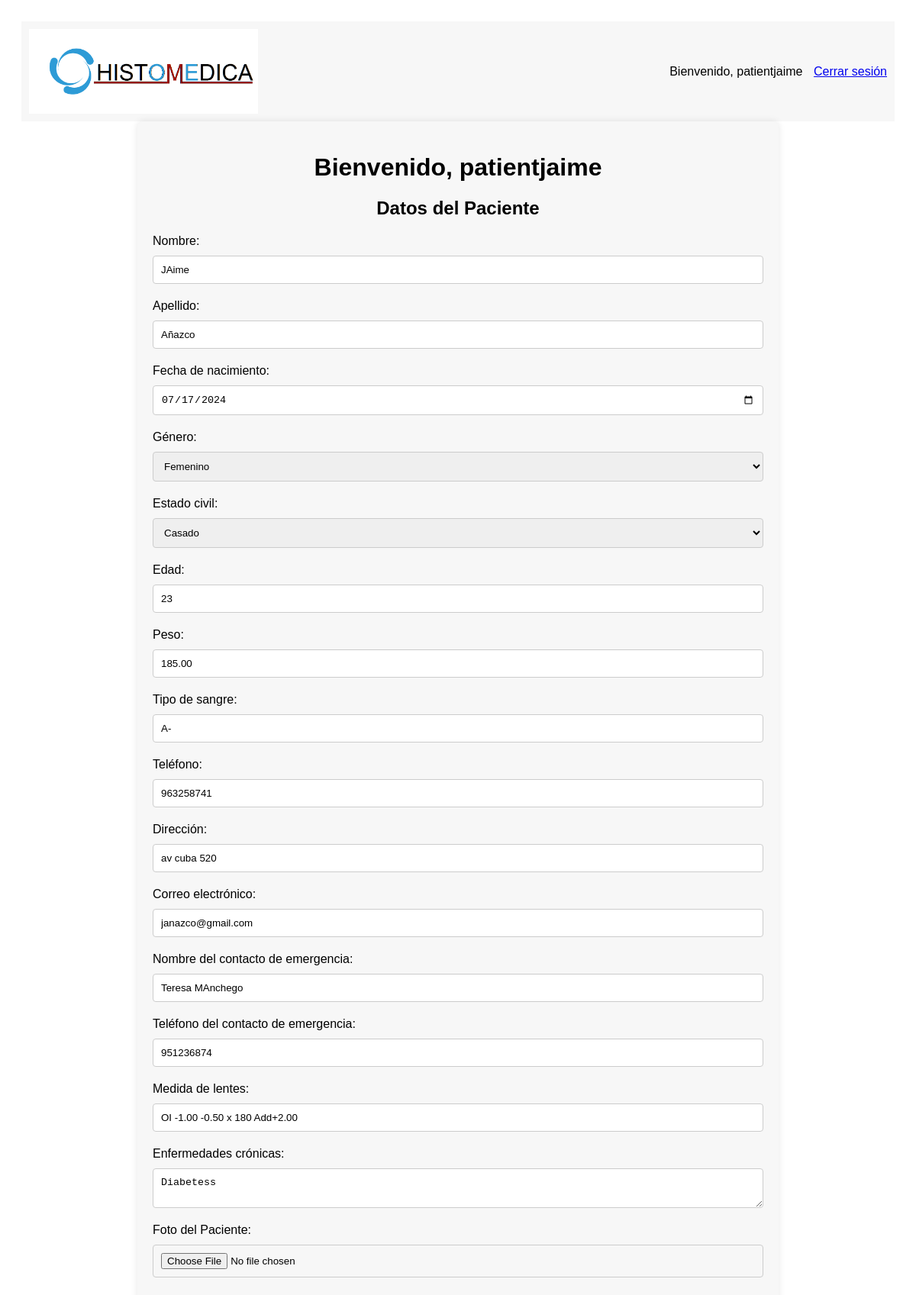
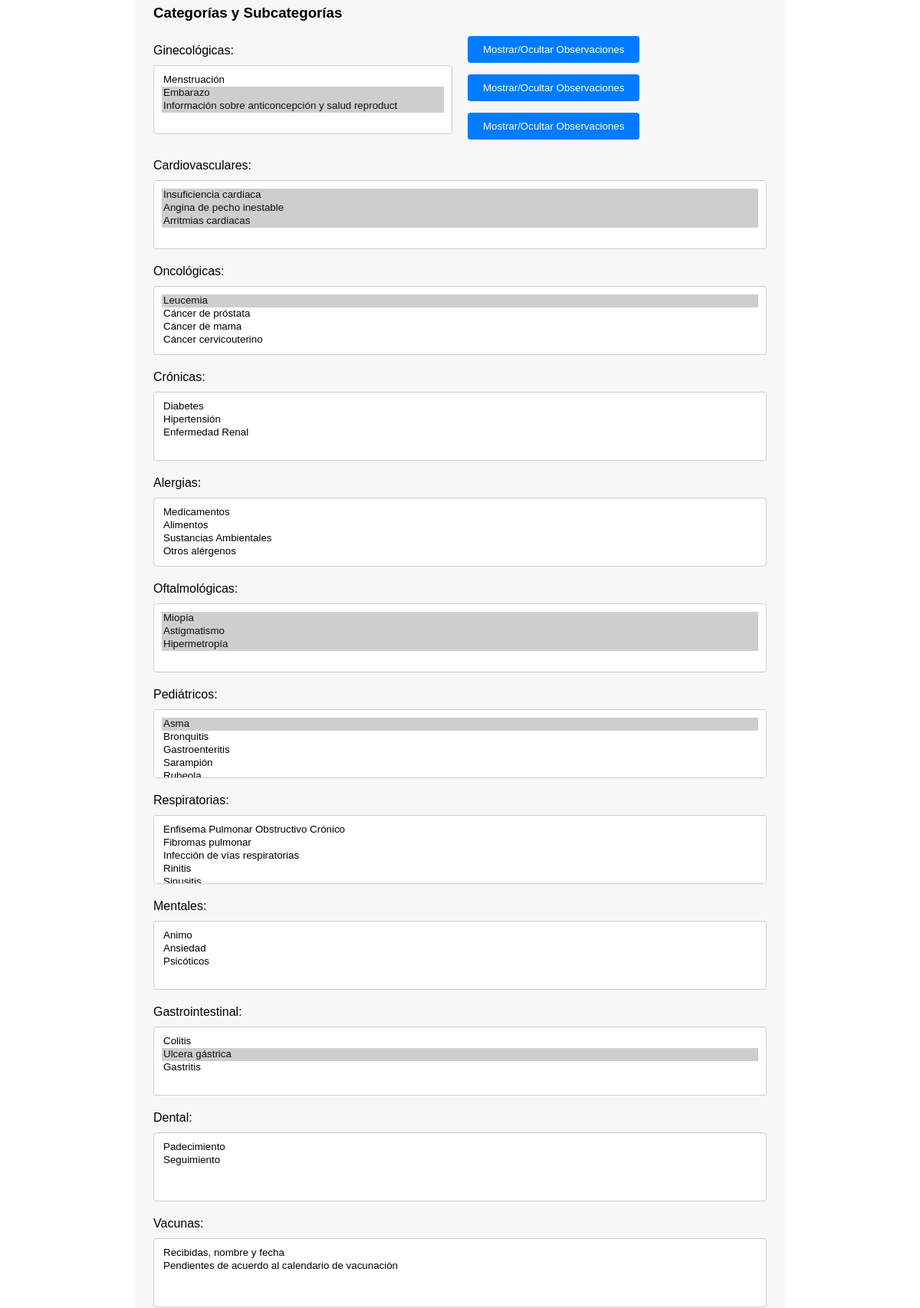
Page /dashboard_patient.php (signed in, upper part) on the committed database (2 pictures, top to bottom).
### tables this page shows
CREATE TABLE `patients` (
  `id` int(11) NOT NULL,
  `user_id` int(11) DEFAULT NULL,
  `first_name` varchar(50) DEFAULT NULL,
  `last_name` varchar(50) DEFAULT NULL,
  `lens_measurements` varchar(50) DEFAULT NULL,
  `photo_path` varchar(255) DEFAULT NULL,
  `chronic_diseases` text DEFAULT NULL,
  `gender` enum('Masculino','Femenino') DEFAULT NULL,
  `marital_status` enum('Casado','Soltero') DEFAULT NULL,
  `age` int(11) DEFAULT NULL,
  `weight` decimal(5,2) DEFAULT NULL,
  `blood_type` varchar(5) DEFAULT NULL,
  `phone` varchar(20) DEFAULT NULL,
  `address` varchar(255) DEFAULT NULL,
  `email` varchar(50) DEFAULT NULL,
  `emergency_contact_name` varchar(100) DEFAULT NULL,
  `emergency_contact_phone` varchar(20) DEFAULT NULL,
  `date_of_birth` date DEFAULT NULL
);

CREATE TABLE `subcategories` (
  `id` int(11) NOT NULL,
  `category_id` int(11) NOT NULL,
  `name` varchar(50) NOT NULL
);

### dashboard_patient.php (the view, shortened to what this page needs)
<?php
include('header.php');
include('config.php');
$user_id = $_SESSION['login_user_id'];
$sql_patient = "SELECT * FROM patients WHERE user_id = '$user_id'";
$result_patient = mysqli_query($db, $sql_patient);
if ($result_patient && mysqli_num_rows($result_patient) > 0) {
    $patient_data = mysqli_fetch_assoc($result_patient);
} else {
    $_SESSION['error'] = "No se encontraron datos del paciente";
    header("location: dashboard_patient.php");
    exit();
}
$sql_subcategories = "SELECT subcategory_id, observations FROM patient_subcategories WHERE patient_id = '{$patient_data['id']}'";
$result_subcategories = mysqli_query($db, $sql_subcategories);
$patient_subcategories = [];
while ($row = mysqli_fetch_assoc($result_subcategories)) {
    $patient_subcategories[$row['subcategory_id']] = $row['observations'];
}
$sql_categories = "SELECT c.id as category_id, c.name as category_name, s.id as subcategory_id, s.name as subcategory_name
                   FROM categories c
                   LEFT JOIN subcategories s ON c.id = s.category_id";
$result_categories = mysqli_query($db, $sql_categories);
$categories = [];
while ($row = mysqli_fetch_assoc($result_categories)) {
    $categories[$row['category_id']]['name'] = $row['category_name'];
    $categories[$row['category_id']]['subcategories'][] = [
        'id' => $row['subcategory_id'],
        'name' => $row['subcategory_name']
    ];
}
?>
<!DOCTYPE html>
<html lang="es">
<head>
</head>
<body>
    <div class="container">
        <h1>Bienvenido, <?php echo htmlspecialchars($_SESSION['login_user']); ?></h1>
        <h2>Datos del Paciente</h2>
        <form action="update_patient_data.php" method="post" enctype="multipart/form-data">
            <label for="first_name">Nombre:</label>
            <input type="text" id="first_name" name="first_name" value="<?php echo htmlspecialchars($patient_data['first_name']); ?>" placeholder="Nombre" required>
            <label for="last_name">Apellido:</label>
            <input type="text" id="last_name" name="last_name" value="<?php echo htmlspecialchars($patient_data['last_name']); ?>" placeholder="Apellido" required>
            <label for="date_of_birth">Fecha de nacimiento:</label>
            <input type="date" id="date_of_birth" name="date_of_birth" value="<?php echo htmlspecialchars($patient_data['date_of_birth']); ?>" required>
            <label for="gender">Género:</label>
            <select id="gender" name="gender" required>
                <option value="Femenino" <?php if ($patient_data['gender'] == 'Femenino') echo 'selected'; ?>>Femenino</option>
            </select>
            <label for="marital_status">Estado civil:</label>
            <select id="marital_status" name="marital_status" required>
                <option value="Casado" <?php if ($patient_data['marital_status'] == 'Casado') echo 'selected'; ?>>Casado</option>
            </select>
            <label for="age">Edad:</label>
            <input type="number" id="age" name="age" value="<?php echo htmlspecialchars($patient_data['age']); ?>" placeholder="Edad" required>
            <label for="weight">Peso:</label>
            <input type="number" step="0.01" id="weight" name="weight" value="<?php echo htmlspecialchars($patient_data['weight']); ?>" placeholder="Peso" required>
            <label for="blood_type">Tipo de sangre:</label>
            <input type="text" id="blood_type" name="blood_type" value="<?php echo htmlspecialchars($patient_data['blood_type']); ?>" placeholder="Tipo de sangre" required>
            <label for="phone">Teléfono:</label>
            <input type="text" id="phone" name="phone" value="<?php echo htmlspecialchars($patient_data['phone']); ?>" placeholder="Teléfono" required>
            <label for="address">Dirección:</label>
            <input type="text" id="address" name="address" value="<?php echo htmlspecialchars($patient_data['address']); ?>" placeholder="Dirección" required>
            <label for="email">Correo electrónico:</label>
            <input type="email" id="email" name="email" value="<?php echo htmlspecialchars($patient_data['email']); ?>" placeholder="Correo electrónico" required>
            <label for="emergency_contact_name">Nombre del contacto de emergencia:</label>
            <input type="text" id="emergency_contact_name" name="emergency_contact_name" value="<?php echo htmlspecialchars($patient_data['emergency_contact_name']); ?>" placeholder="Nombre del contacto de emergencia" required>
            <label for="emergency_contact_phone">Teléfono del contacto de emergencia:</label>
            <input type="text" id="emergency_contact_phone" name="emergency_contact_phone" value="<?php echo htmlspecialchars($patient_data['emergency_contact_phone']); ?>" placeholder="Teléfono del contacto de emergencia" required>
            <label for="lens_measurements">Medida de lentes:</label>
            <input type="text" id="lens_measurements" name="lens_measurements" value="<?php echo htmlspecialchars($patient_data['lens_measurements']); ?>" placeholder="Medida de lentes" required>
            <label for="chronic_diseases">Enfermedades crónicas:</label>
            <textarea id="chronic_diseases" name="chronic_diseases" placeholder="Enfermedades crónicas" required><?php echo htmlspecialchars($patient_data['chronic_diseases']); ?></textarea>
            <label for="photo">Foto del Paciente:</label>
            <input type="file" id="photo" name="photo" accept="image/*">
            <h3>Categorías y Subcategorías</h3>
            <?php foreach ($categories as $category_id => $category): ?>
                <?php if ($category['name'] == 'Ginecológicas'): ?>
                    <div class="container-flex">
                        <div class="form-group">
                            <label><?php echo htmlspecialchars($category['name']); ?>:</label>
                            <select name="subcategories[]" multiple>
                                <?php foreach ($category['subcategories'] as $subcategory): ?>
                                    <option value="<?php echo $subcategory['id']; ?>"
                                        <?php if (array_key_exists($subcategory['id'], $patient_subcategories)) echo 'selected'; ?>>
                                        <?php echo htmlspecialchars($subcategory['name']); ?>
                                    </option>
                                <?php endforeach; ?>
                            </select>
                        </div>
                        <div class="subcategory-container-wrapper">
                            <?php foreach ($category['subcategories'] as $subcategory): ?>
                                <div class="subcategory-container">
                                    <button type="button" class="btn btn-info observation-button" onclick="toggleObservation(<?php echo $subcategory['id']; ?>)">Mostrar/Ocultar Observaciones</button>
                                </div>
                            <?php endforeach; ?>
                        </div>
                    </div>
                <?php else: ?>
                    <label><?php echo htmlspecialchars($category['name']); ?>:</label>
                    <select name="subcategories[]" multiple>
                        <?php foreach ($category['subcategories'] as $subcategory): ?>
                            <option value="<?php echo $subcategory['id']; ?>"
                                <?php if (array_key_exists($subcategory['id'], $patient_subcategories)) echo 'selected'; ?>>
                                <?php echo htmlspecialchars($subcategory['name']); ?>
                            </option>
                        <?php endforeach; ?>
                    </select>
                <?php endif; ?>
            <?php endforeach; ?>
        </form>
    </div>
</body>
</html>

### header.php
<header style="background-color: #f7f7f7; padding: 10px; display: flex; justify-content: space-between; align-items: center;">
    <div class="logo">
        <img src="img/logo.png" alt="Logo" style="width: 300px;">
    </div>
    <div class="user-info">
        <span style="margin-right: 10px;">Bienvenido, patientjaime</span>
        <a href="logout.php">Cerrar sesión</a>
    </div>
</header>

### dashboard_patient.php (style rules this page uses)
body { font-family: Arial, sans-serif; padding: 20px; }
.container { max-width: 800px; margin: auto; padding: 20px; background: #f7f7f7; border-radius: 8px; box-shadow: 0 0 10px rgba(0, 0, 0, 0.1); }
.container-flex { display: flex; gap: 20px; }
.form-group { flex: 1; width: 40%; }
.subcategory-container-wrapper { flex: 1; width: 60%; }
.subcategory-container { margin-bottom: 15px; }
h1, h2 { text-align: center; }
label { display: block; margin: 10px 0 5px; }
input, textarea, select { width: 100%; padding: 10px; margin: 5px 0 10px; border: 1px solid #ccc; border-radius: 4px; }
input[type="submit"], button { background: #007bff; color: white; padding: 10px 20px; border: none; border-radius: 4px; cursor: pointer; }

### rows in the picture
patients: first_name "JAime", last_name "Añazco", date_of_birth "07/17/2024", gender "Femenino", marital_status "Casado", age "23", weight "185.00", blood_type "A-", phone "963258741", address "av cuba 520", email "janazco@gmail.com", emergency_contact_name "Teresa MAnchego", emergency_contact_phone "951236874", lens_measurements "OI -1.00 -0.50 x 180 Add+2.00", chronic_diseases "Diabetess"
subcategories: $subcategory['id'] 1 (drawn)
subcategories: $subcategory['id'] 3 (drawn)

### other values in the picture
$_SESSION['login_user'] "patientjaime"
$category['name'] "Ginecológicas"
$category['name'] "Cardiovasculares"
$category['name'] "Oncológicas"
$category['name'] "Crónicas"
$category['name'] "Alergias"
$category['name'] "Oftalmológicas"
$category['name'] "Pediátricos"
$category['name'] "Respiratorias"
$category['name'] "Mentales"
$category['name'] "Gastrointestinal"
$category['name'] "Dental"
$category['name'] "Vacunas"
form field value "Menstruación / Embarazo ☑ / Información sobre anticoncepción y salud reproduct ☑"
form field value "Insuficiencia cardiaca ☑ / Angina de pecho inestable ☑ / Arritmias cardiacas ☑"
